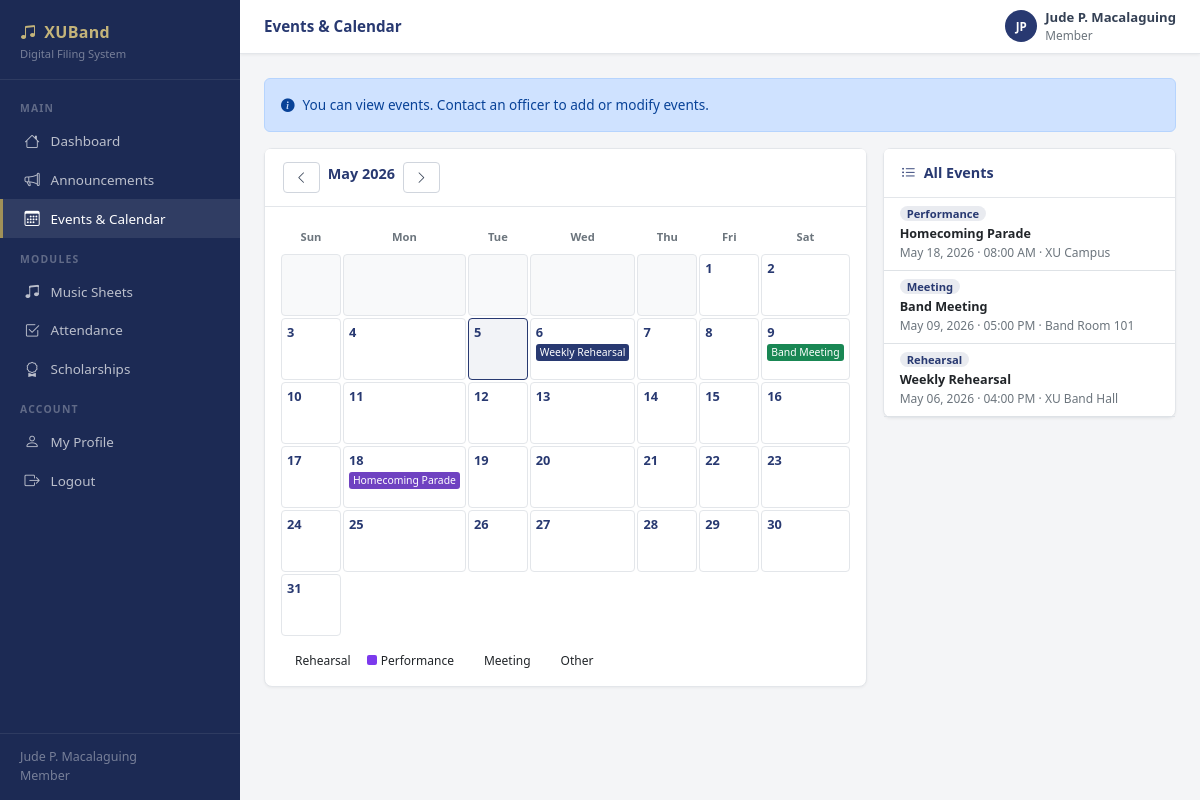
The page /events.php (signed in) on the database its author committed.
### tables this page shows
CREATE TABLE IF NOT EXISTS events (
    id INT AUTO_INCREMENT PRIMARY KEY,
    title VARCHAR(200) NOT NULL,
    type ENUM('rehearsal','performance','meeting','competition','other') NOT NULL DEFAULT 'rehearsal',
    event_date DATE NOT NULL,
    event_time TIME DEFAULT NULL,
    location VARCHAR(200) DEFAULT NULL,
    description TEXT DEFAULT NULL,
    created_by INT NOT NULL,
    created_at DATETIME NOT NULL DEFAULT CURRENT_TIMESTAMP,
    FOREIGN KEY (created_by) REFERENCES users(id) ON DELETE CASCADE
);

### includes/auth.php (called while the page is built, shortened)
<?php
require_once __DIR__ . '/db.php';
function isLoggedIn(): bool {
    return !empty($_SESSION['user_id']);
}
function currentUser(): ?array {
    return [
        'id'    => $_SESSION['user_id'],
        'name'  => $_SESSION['user_name'],
        'role'  => $_SESSION['user_role'],
        'email' => $_SESSION['user_email'],
    ];
}
function isOfficer(): bool {
    $role = currentUser()['role'] ?? '';
    return $role === 'officer' || $role === 'moderator';
}

### includes/db.php (called while the page is built, shortened)
<?php
function getDB(): PDO {
    static $pdo = null;
    if ($pdo === null) {
        $host = DB_HOST === 'localhost' ? '127.0.0.1' : DB_HOST;
        $dsn = 'mysql:host=' . $host . ';port=' . DB_PORT . ';dbname=' . DB_NAME . ';charset=utf8mb4';
        try {
            $pdo = new PDO($dsn, DB_USER, DB_PASS, [
                PDO::ATTR_ERRMODE            => PDO::ERRMODE_EXCEPTION,
                PDO::ATTR_DEFAULT_FETCH_MODE => PDO::FETCH_ASSOC,
                PDO::ATTR_EMULATE_PREPARES   => false,
                PDO::ATTR_TIMEOUT            => 10,
            ]);
        } catch (PDOException $e) {
            http_response_code(500);
            die(json_encode(['error' => 'Database connection failed: ' . $e->getMessage()]));
        }
    }
    return $pdo;
}
function dbQuery(string $sql, array $params = []): array {
    $stmt = getDB()->prepare($sql);
    $stmt->execute($params);
    return $stmt->fetchAll();
}

### includes/helpers.php (called while the page is built, shortened)
<?php
function h(mixed $val): string {
    return htmlspecialchars((string)$val, ENT_QUOTES | ENT_HTML5, 'UTF-8');
}
function formatDate(string $date, string $format = 'M d, Y'): string {
    return (new DateTime($date))->format($format);
}

### public/events.php (the view, shortened to what this page needs)
<?php
require_once __DIR__ . '/../includes/auth.php';
require_once __DIR__ . '/../includes/db.php';
require_once __DIR__ . '/../includes/helpers.php';
require_once __DIR__ . '/../includes/layout.php';
$month = (int)($_GET['month'] ?? date('n'));
$year  = (int)($_GET['year']  ?? date('Y'));
$firstDay    = mktime(0,0,0,$month,1,$year);
$daysInMonth = (int)date('t', $firstDay);
$startDow    = (int)date('w', $firstDay);
$monthEvents = dbQuery('SELECT * FROM events WHERE MONTH(event_date)=? AND YEAR(event_date)=? ORDER BY event_date,event_time', [$month,$year]);
$eventsByDay = [];
foreach ($monthEvents as $ev) { $d = (int)date('j', strtotime($ev['event_date'])); $eventsByDay[$d][] = $ev; }
$allEvents   = dbQuery('SELECT e.*, u.name AS organizer FROM events e JOIN users u ON u.id = e.created_by ORDER BY e.event_date DESC');
$monthName   = date('F Y', $firstDay);
$prevMonth = $month-1; $prevYear = $year; if ($prevMonth<1) { $prevMonth=12; $prevYear--; }
$nextMonth = $month+1; $nextYear = $year; if ($nextMonth>12){ $nextMonth=1;  $nextYear++; }
?>
<?php if (!isOfficer()): ?>
<div class="alert alert-info d-flex align-items-center gap-2">
  <i class="bi bi-info-circle-fill"></i> You can view events. Contact an officer to add or modify events.
</div>
<?php endif; ?>
<div class="row g-3 align-items-start">
<div class="col-lg-8">
  <div class="card">
    <div class="card-header d-flex justify-content-between align-items-center">
      <div class="d-flex align-items-center gap-2">
        <a href="?month=<?= $prevMonth ?>&year=<?= $prevYear ?>" class="btn btn-outline btn-sm">
          <i class="bi bi-chevron-left"></i>
        </a>
        <span class="card-title"><?= $monthName ?></span>
        <a href="?month=<?= $nextMonth ?>&year=<?= $nextYear ?>" class="btn btn-outline btn-sm">
          <i class="bi bi-chevron-right"></i>
        </a>
      </div>
    </div>
    <div class="card-body">
      <div class="calendar-grid">
        <?php foreach (['Sun','Mon','Tue','Wed','Thu','Fri','Sat'] as $d): ?>
          <div class="cal-day-header"><?= $d ?></div>
        <?php endforeach; ?>
        <?php for ($i = 0; $i < $startDow; $i++) echo '<div class="cal-day other-month"></div>'; ?>
        <?php for ($d=1; $d<=$daysInMonth; $d++):
          $isToday = ($d==date('j') && $month==date('n') && $year==date('Y'));
        ?>
        <div class="cal-day <?= $isToday?'today':'' ?>">
          <div class="cal-day-num"><?= $d ?></div>
          <?php foreach ($eventsByDay[$d] ?? [] as $ev): ?>
          <span class="cal-event-dot <?= h($ev['type']) ?>" title="<?= h($ev['title']) ?>"><?= h($ev['title']) ?></span>
          <?php endforeach; ?>
        </div>
        <?php endfor; ?>
      </div>
      <div class="d-flex gap-3 mt-3 flex-wrap" style="font-size:.75rem">
        <span><span class="d-inline-block me-1" style="width:10px;height:10px;background:var(--navy);border-radius:2px"></span>Rehearsal</span>
        <span><span class="d-inline-block me-1" style="width:10px;height:10px;background:#7c3aed;border-radius:2px"></span>Performance</span>
        <span><span class="d-inline-block me-1" style="width:10px;height:10px;background:var(--green);border-radius:2px"></span>Meeting</span>
        <span><span class="d-inline-block me-1" style="width:10px;height:10px;background:var(--gold);border-radius:2px"></span>Other</span>
      </div>
    </div>
  </div>
</div>
<div class="col-lg-4">
  <div class="card">
    <div class="card-header"><span class="card-title"><i class="bi bi-list-ul me-2"></i>All Events</span></div>
    <div style="max-height:520px;overflow-y:auto">
      <?php if (!$allEvents): ?>
      <div class="empty-state"><div class="empty-icon"><i class="bi bi-calendar-x"></i></div><p>No events yet.</p></div>
      <?php else: foreach ($allEvents as $ev):
        $isPast = strtotime($ev['event_date']) < strtotime(date('Y-m-d'));
      ?>
      <div class="px-3 py-2 border-bottom <?= $isPast ? 'opacity-50' : '' ?>">
        <div class="d-flex align-items-center justify-content-between flex-wrap gap-1 mb-1">
          <span class="badge badge-member"><?= h(ucfirst($ev['type'])) ?></span>
        </div>
        <div class="fw-bold small" style="color:var(--navy)"><?= h($ev['title']) ?></div>
        <div class="text-muted" style="font-size:.75rem">
          <?= formatDate($ev['event_date']) ?>
          <?= $ev['event_time'] ? ' · '.date('h:i A', strtotime($ev['event_time'])) : '' ?>
          <?= $ev['location'] ? ' · '.h($ev['location']) : '' ?>
        </div>
      </div>
      <?php endforeach; endif; ?>
    </div>
  </div>
</div>
</div>

### public/assets/css/style.css (style rules this page uses)
:root { --xu-navy: #283971; --xu-navy-dark: #1c2a54; --xu-gold: #a19158; --xu-gold-lt: #c4b47a; --sidebar-w: 240px; }
body { background: #f4f5f7; font-size: .9rem; }
.card { border: 1px solid #e3e6ea; box-shadow: 0 1px 3px rgba(0,0,0,.05); border-radius: .5rem; }
.card-header { background: #fff; border-bottom: 1px solid #e3e6ea; font-weight: 700; font-size: .88rem; padding: .8rem 1.1rem; }
.alert { font-size: .85rem; }
.cal-day { min-height: 60px; padding: 4px 5px; border: 1px solid #e3e6ea; border-radius: 4px; background: #fff; font-size: .75rem; }
.cal-day.today { background: rgba(40,57,113,.06); border-color: var(--xu-navy); }
.cal-day-num { font-weight: 700; color: var(--xu-navy); font-size: .8rem; }
.card-title { font-weight: 700; color: var(--xu-navy); font-size: .9rem; }
.card-header { background: #fff; border-bottom: 1px solid #e3e6ea; }
.btn-outline { background: #fff; border: 1px solid #d0d5dd; color: #344054; }
.btn-sm { font-size: .8rem; padding: .3rem .7rem; }
.badge-member { background: rgba(40,57,113,.1); color: var(--xu-navy); font-size: .7rem; padding: 2px 7px; border-radius: 20px; font-weight: 600; white-space: nowrap; }
.calendar-grid { display: grid; grid-template-columns: repeat(7,1fr); gap: 2px; }
.cal-day-header { text-align: center; font-size: .7rem; font-weight: 700; color: #6c757d; padding: 6px 0; }
.cal-day { min-height: 62px; padding: 4px 5px; border: 1px solid #e3e6ea; border-radius: 4px; background: #fff; font-size: .75rem; }
.cal-day.other-month { background: #f8f9fa; color: #adb5bd; }
.cal-event-dot { display: block; font-size: .65rem; padding: 1px 4px; border-radius: 3px; margin-top: 2px; color: #fff; overflow: hidden; text-overflow: ellipsis; white-space: nowrap; }
.cal-event-dot.rehearsal { background: var(--xu-navy); }
.cal-event-dot.performance { background: #6f42c1; }
.cal-event-dot.meeting { background: #198754; }
.text-muted { color: #6c757d !important; }
.alert-info { border-color: #b6d4fe; background: #cfe2ff; color: #084298; }

### rows shown on the page
events: title "Weekly Rehearsal", type "Rehearsal", event_date "May 06, 2026", event_time "04:00 PM", location "XU Band Hall"
events: title "Band Meeting", type "Meeting", event_date "May 09, 2026", event_time "05:00 PM", location "Band Room 101"
events: title "Homecoming Parade", type "Performance", event_date "May 18, 2026", event_time "08:00 AM", location "XU Campus"

### other values the page prints
$user['name'] "Jude P. Macalaguing"
$role "Member"
$title "Events & Calendar"
$initials "JP"
$monthName "May 2026"
$d "Sun"
$d "Mon"
$d "Tue"
$d "Wed"
$d "Thu"
$d "Fri"
$d "Sat"
